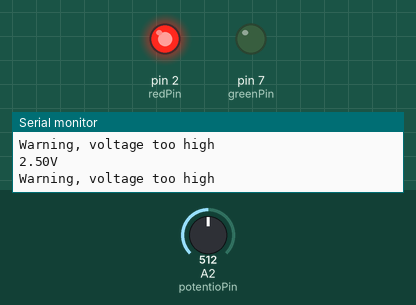
The sketch below on a simulated Arduino Uno, built with avr-gcc and run on an emulated ATmega328P. Parts: output pins drawn as LEDs (lit = HIGH), the last lines printed to the serial monitor. The test bench sets the inputs (shaded band); at power-on: A2 (potentioPin) = 512.

Above: at 1.3 s.
1.4 s: A2 (potentioPin) set to 418
2.9 s: A2 (potentioPin) set to 397
At 4.1 s:
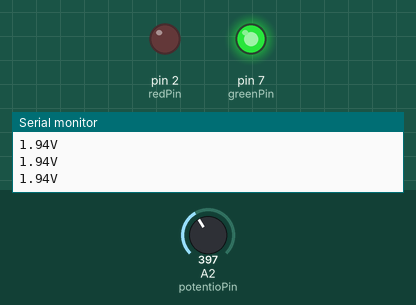
4.5 s: A2 (potentioPin) set to 511
At 5.3 s:
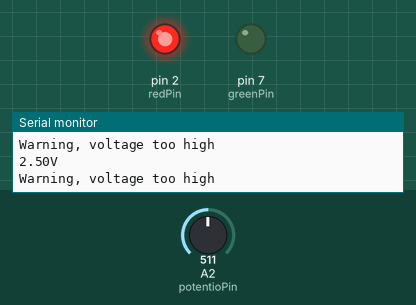
6.0 s: A2 (potentioPin) set to 306
At 6.5 s:
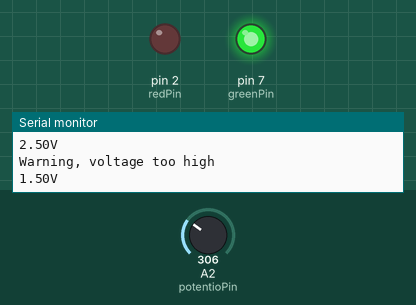
Timing chart, 0 to 8.5 s (numbered marks = the images above; inputs shaded):
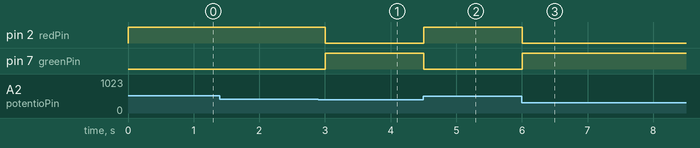

The sketch:

Potentiometer.ino
```cpp
float val;
float maxVoltage = 2.0;
int redPin = 2;
int greenPin = 7;
int potentioPin = A2;

// a simple circuit that has a potentiometer that if exceds given voltage, shows ared led
void setup() {

  pinMode(potentioPin, INPUT);
  pinMode(greenPin, OUTPUT);
  pinMode(redPin, OUTPUT);
  Serial.begin(9600);
}

void loop() {


  val = mapFloat(analogRead(potentioPin), 0, 1023, 0, 5);  // read the input pin
  Serial.print(val);
  Serial.println("V");

  if (val > 2) {
    digitalWrite(redPin, HIGH);
    digitalWrite(greenPin, LOW);
    Serial.println("Warning, voltage too high");
  } else {
    digitalWrite(redPin, LOW);
    digitalWrite(greenPin, HIGH);
  }

  delay(500);
}


// maps a value from a range to a different range. Standard map function converts all to ints, no use if theres float data
float mapFloat(float x, float inMin, float inMax, float outMin, float outMax) {
  return (x - inMin) * (outMax - outMin) / (inMax - inMin) + outMin;
}
```

Measured:
- the behaviour switches between 410 and 409 on A2 (potentioPin) (found by bisection; images 0 and 1)
- after the input at 2.9 s, pin 2 (redPin): HIGH → LOW after 0.11 s; pin 7 (greenPin): LOW → HIGH after 0.11 s
- after the input at 4.5 s, pin 2 (redPin): LOW → HIGH at once; pin 7 (greenPin): HIGH → LOW at once
- after the input at 6.0 s, pin 2 (redPin): HIGH → LOW at once; pin 7 (greenPin): LOW → HIGH at once
